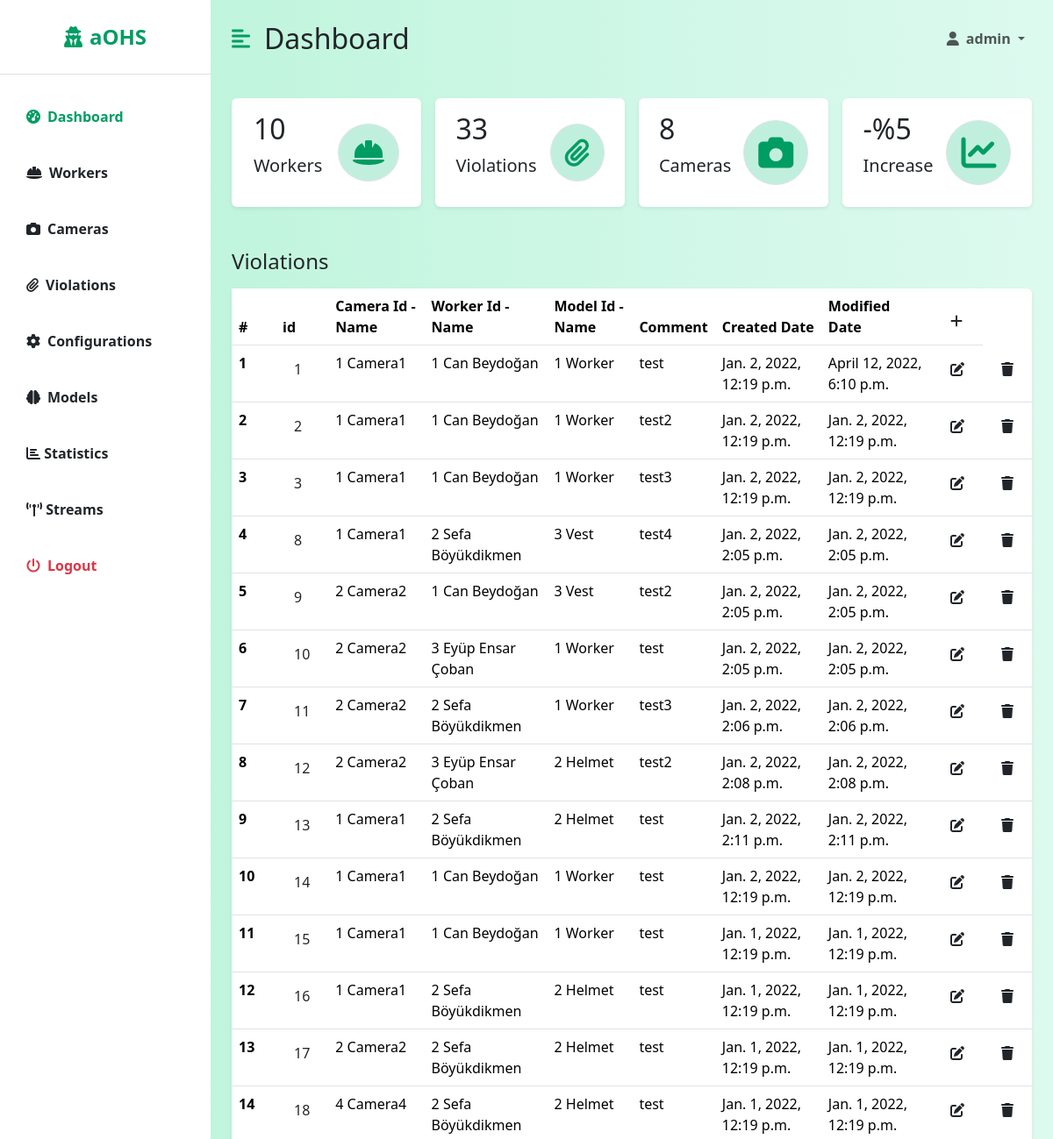
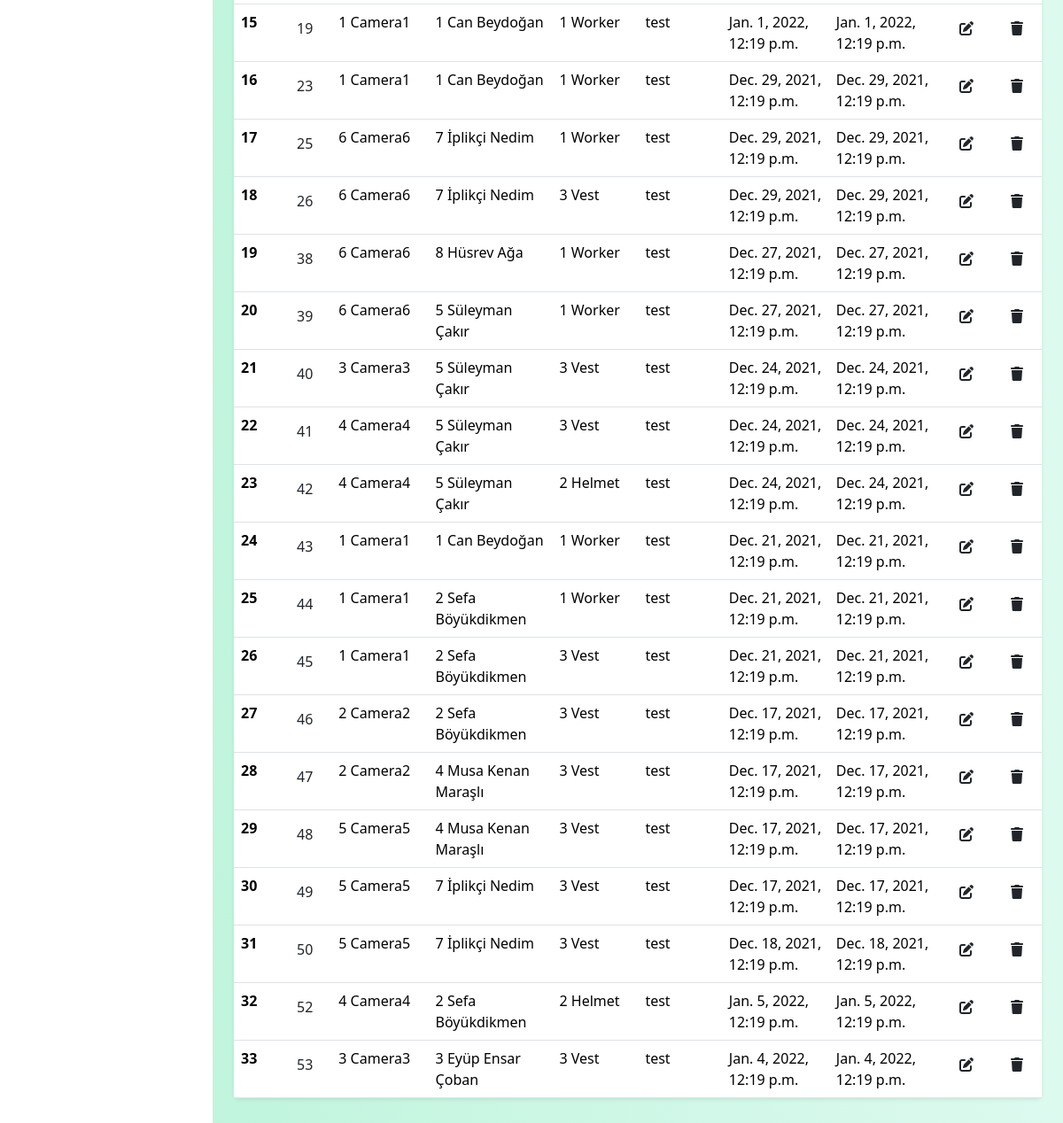
Page /dashboard/violations/ (signed in) on the committed database (2 pictures, top to bottom).
### backend/models.py (models this page shows, shortened)
class Violation(models.Model):
    id = models.AutoField(primary_key=True)
    cameraId = models.ForeignKey(Camera, on_delete=models.DO_NOTHING, null=False)
    workerId = models.ForeignKey(Worker, on_delete=models.DO_NOTHING, null=True)
    modelId = models.ForeignKey(Model, on_delete=models.SET_NULL, null=True)
    comment = models.CharField(max_length=250, null=True)
    valid = models.BooleanField(default=True, null=False)
    isNotified = models.BooleanField(default=False, null=False)
    capture = models.ImageField(null=True, blank=True)
    created = models.DateTimeField(auto_now_add=True)
    modified = models.DateTimeField(auto_now=True)

class Camera(models.Model):
    id = models.AutoField(primary_key=True)
    url = models.URLField(max_length=100)
    name = models.CharField(max_length=100, null=False)
    userId = models.ForeignKey(User, on_delete=models.DO_NOTHING, null=True)
    created = models.DateTimeField(auto_now_add=True)
    modified = models.DateTimeField(auto_now=True)
    active = models.BooleanField(default=False)
    def __str__(self):
        return str(self.id) + " " + str(self.name)

class Worker(models.Model):
    phone_regex = RegexValidator(regex=r'^\+905[0-9]{9}$',
                                 message="Phone number should be in '+905555555555' format")
    id = models.AutoField(primary_key=True)
    name = models.CharField(max_length=100, null=False)
    title = models.CharField(max_length=100, null=False)
    phone = models.CharField(validators=[phone_regex], max_length=17, unique=True, null=False)
    active = models.BooleanField(default=True, null=False)
    created = models.DateTimeField(auto_now_add=True)
    modified = models.DateTimeField(auto_now=True)
    def __str__(self):
        return str(self.id) + " " + str(self.name)

class Model(models.Model):
    id = models.AutoField(primary_key=True)
    name = models.CharField(max_length=100, null=False)
    path = models.CharField(max_length=100, null=False)
    created = models.DateTimeField(auto_now_add=True)
    modified = models.DateTimeField(auto_now=True)
    def __str__(self):
        return str(self.id) + " " + str(self.name)

### dashboard/views/violation_views.py (the view, shortened to what this page needs)
# urls.py: path('violations/', ViolationView.as_view()),
class ViolationView(LoginRequiredMixin, View, GetCountsMixin):
    login_url = '/login/'
    redirect_field_name = 'redirect_to'
    def get(self, request):
        headers = ['id', 'Camera Id - Name', 'Worker Id  - Name', 'Model Id  - Name', 'Comment', 'Created Date', 'Modified Date']
        data = Violation.objects.filter(valid=True)
        return render(request, 'dashboard/listViolation.html',
                      {'headers': headers, 'data': data, 'counts': super().get_counts()})

### dashboard/views/mixins.py (called while the page is built)
    def get_counts(self):
        counts = {
            'workers': Worker.objects.filter(active=True).count(),
            'violations': Violation.objects.filter(valid=True).count(),
            'cameras': Camera.objects.count(),
        }
        return counts

### dashboard/templates/dashboard/listViolation.html
{% extends 'dashboard/dashboard.html' %}
{% block table %}
    <h3 class="fs-4 mb-3">Violations</h3>
    <table class="table bg-white rounded shadow-sm  table-hover">
        <thead>
        <tr>
            <th scope="col" width="50">#</th>
            {% for header in headers %}
                <th scope="col">{{ header }}</th>
            {% endfor %}
            <th><a class="btn" href="/dashboard/violations/add/"><i class="fa fa-plus"></i></a></th>
        </tr>
        </thead>
        <tbody>
        {% for datum in data %}
            <tr>
                <th scope="row">{{ forloop.counter }}</th>
                <td><a class="btn" href="/dashboard/violations/{{ datum.id }}">{{ datum.id }}</a></td>
                <td>{{ datum.cameraId }}</td>
                <td>{{ datum.workerId }}</td>
                <td>{{ datum.modelId }}</td>
                <td>{{ datum.comment }}</td>
                <td>{{ datum.created }}</td>
                <td>{{ datum.modified }}</td>
                <th><a class="btn" href="/dashboard/violations/edit/{{ datum.id }}/"><i class="fa fa-edit"></i></a></th>
                <th><a class="btn" href="/dashboard/violations/delete/{{ datum.id }}/"><i class="fa fa-trash"></i></a>
                </th>
            </tr>
        {% endfor %}
        </tbody>
    </table>
{% endblock %}

### dashboard/templates/dashboard/dashboard.html (shortened to what this page needs)
{% extends 'base.html' %}
{% block dashboard %}
    <div class="d-flex" id="wrapper">
        <div class="bg-white" id="sidebar-wrapper">
            <div class="sidebar-heading text-center py-4 primary-text fs-4 fw-bold  border-bottom"><i
                    class="fas fa-user-secret me-2"></i>aOHS</div>
            <div class="list-group list-group-flush my-3">
                <a href="/dashboard/" class="list-group-item list-group-item-action bg-transparent second-text active"><i
                        class="fas fa-tachometer-alt me-2"></i>Dashboard</a>
                <a href="/dashboard/workers/" class="list-group-item list-group-item-action bg-transparent second-text fw-bold"><i
                        class="fas fa-hard-hat me-2"></i>Workers</a>
                <a href="/dashboard/cameras/" class="list-group-item list-group-item-action bg-transparent second-text fw-bold"><i
                        class="fas fa-camera me-2"></i>Cameras</a>
                <a href="/dashboard/violations/" class="list-group-item list-group-item-action bg-transparent second-text fw-bold"><i
                        class="fas fa-paperclip me-2"></i>Violations</a>
                <a href="/dashboard/configurations/" class="list-group-item list-group-item-action bg-transparent second-text fw-bold"><i
                        class="fas fa-cog me-2"></i>Configurations</a>
                <a href="/dashboard/models/" class="list-group-item list-group-item-action bg-transparent second-text fw-bold"><i
                        class="fas fa-brain me-2"></i>Models</a>
                <a href="/dashboard/statistics/" class="list-group-item list-group-item-action bg-transparent second-text fw-bold"><i
                        class="fa fa-bar-chart"></i> Statistics</a>
                <a href="/dashboard/streams/" class="list-group-item list-group-item-action bg-transparent second-text fw-bold"><i
                        class="fa fa-broadcast-tower fa-flip"></i> Streams</a>
                <a href="/logout" class="list-group-item list-group-item-action bg-transparent text-danger fw-bold"><i
                        class="fas fa-power-off me-2"></i>Logout</a>
            </div>
        </div>
        <div id="page-content-wrapper">
            <nav class="navbar navbar-expand-lg navbar-light bg-transparent py-4 px-4">
                <div class="d-flex align-items-center">
                    <i class="fas fa-align-left primary-text fs-4 me-3" id="menu-toggle"></i>
                    <h2 class="fs-2 m-0">Dashboard</h2>
                </div>
                <div class="collapse navbar-collapse" id="navbarSupportedContent">
                    <ul class="navbar-nav ms-auto mb-2 mb-lg-0">
                        <li class="nav-item dropdown">
                            <a class="nav-link dropdown-toggle second-text fw-bold" href="#" id="navbarDropdown"
                                role="button" data-bs-toggle="dropdown" aria-expanded="false">
                                <i class="fas fa-user me-2"></i>{{ user.username }}
                            </a>
                        </li>
                    </ul>
                </div>
            </nav>
            <div class="container-fluid px-4">
                <div class="row g-3 my-2">
                    <div class="col-md-3">
                        <div class="p-3 bg-white shadow-sm d-flex justify-content-around align-items-center rounded">
                            <div>
                                <h3 class="fs-2">{{ counts.workers }}</h3>
                                <p class="fs-5">Workers</p>
                            </div>
                            <i class="fas fa-hard-hat fs-2 primary-text border rounded-full secondary-bg p-3"></i>
                        </div>
                    </div>
                    <div class="col-md-3">
                        <div class="p-3 bg-white shadow-sm d-flex justify-content-around align-items-center rounded">
                            <div>
                                <h3 class="fs-2">{{ counts.violations }}</h3>
                                <p class="fs-5">Violations</p>
                            </div>
                            <i
                                class="fas fa-paperclip fs-2 primary-text border rounded-full secondary-bg p-3"></i>
                        </div>
                    </div>
                    <div class="col-md-3">
                        <div class="p-3 bg-white shadow-sm d-flex justify-content-around align-items-center rounded">
                            <div>
                                <h3 class="fs-2">{{ counts.cameras }}</h3>
                                <p class="fs-5">Cameras</p>
                            </div>
                            <i class="fas fa-camera  fs-1 primary-text border rounded-full secondary-bg p-3"></i>
                        </div>
                    </div>
                    <div class="col-md-3">
                        <div class="p-3 bg-white shadow-sm d-flex justify-content-around align-items-center rounded">
                            <div>
                                <h3 class="fs-2">-%5</h3>
                                <p class="fs-5">Increase</p>
                            </div>
                            <i class="fas fa-chart-line fs-1 primary-text border rounded-full secondary-bg p-3"></i>
                        </div>
                    </div>
                </div>
                <div class="row my-5">
                    <div class="col">
                        {% block table %}
                        {% endblock %}
                    </div>
                </div>
            </div>
        </div>
    </div>
{% endblock %}

### templates/base.html (style rules this page uses)
:root { --main-bg-color: #009d63; --main-text-color: #009d63; --second-text-color: #bbbec5; --second-bg-color: #c1efde; }
.primary-text { color: var(--main-text-color); }
.secondary-bg { background-color: var(--second-bg-color); }
.rounded-full { border-radius: 100%; }
#wrapper { overflow-x: hidden; background-image: linear-gradient( to right, #baf3d7, #c2f5de, #cbf7e4, #d4f8ea, #ddfaef ); }
#sidebar-wrapper { min-height: 100vh; margin-left: -15rem; transition: margin 0.25s ease-out; }
#sidebar-wrapper .sidebar-heading { padding: 0.875rem 1.25rem; font-size: 1.2rem; }
#sidebar-wrapper .list-group { width: 15rem; }
#page-content-wrapper { min-width: 100vw; }
#menu-toggle { cursor: pointer; }
.list-group-item { border: none; padding: 20px 30px; }
.list-group-item.active { background-color: transparent; color: var(--main-text-color); font-weight: bold; border: none; }
@media (min-width: 768px) { #sidebar-wrapper { margin-left: 0; } }
@media (min-width: 768px) { #page-content-wrapper { min-width: 0; width: 100%; } }

### rows in the picture
Violation: id "1", cameraId "1 Camera1", workerId "1 Can Beydoğan", modelId "1 Worker", comment "test", created "Jan. 2, 2022, 12:19 p.m.", modified "April 12, 2022, 6:10 p.m."
Violation: id "2", cameraId "1 Camera1", workerId "1 Can Beydoğan", modelId "1 Worker", comment "test2", created "Jan. 2, 2022, 12:19 p.m.", modified "Jan. 2, 2022, 12:19 p.m."
Violation: id "3", cameraId "1 Camera1", workerId "1 Can Beydoğan", modelId "1 Worker", comment "test3", created "Jan. 2, 2022, 12:19 p.m.", modified "Jan. 2, 2022, 12:19 p.m."
Violation: id "8", cameraId "1 Camera1", workerId "2 Sefa Böyükdikmen", modelId "3 Vest", comment "test4", created "Jan. 2, 2022, 2:05 p.m.", modified "Jan. 2, 2022, 2:05 p.m."
Violation: id "9", cameraId "2 Camera2", workerId "1 Can Beydoğan", modelId "3 Vest", comment "test2", created "Jan. 2, 2022, 2:05 p.m.", modified "Jan. 2, 2022, 2:05 p.m."
Violation: id "10", cameraId "2 Camera2", workerId "3 Eyüp Ensar Çoban", modelId "1 Worker", comment "test", created "Jan. 2, 2022, 2:05 p.m.", modified "Jan. 2, 2022, 2:05 p.m."
Violation: id "11", cameraId "2 Camera2", workerId "2 Sefa Böyükdikmen", modelId "1 Worker", comment "test3", created "Jan. 2, 2022, 2:06 p.m.", modified "Jan. 2, 2022, 2:06 p.m."
Violation: id "12", cameraId "2 Camera2", workerId "3 Eyüp Ensar Çoban", modelId "2 Helmet", comment "test2", created "Jan. 2, 2022, 2:08 p.m.", modified "Jan. 2, 2022, 2:08 p.m."
Violation: id "13", cameraId "1 Camera1", workerId "2 Sefa Böyükdikmen", modelId "2 Helmet", comment "test", created "Jan. 2, 2022, 2:11 p.m.", modified "Jan. 2, 2022, 2:11 p.m."
Violation: id "14", cameraId "1 Camera1", workerId "1 Can Beydoğan", modelId "1 Worker", comment "test", created "Jan. 2, 2022, 12:19 p.m.", modified "Jan. 2, 2022, 12:19 p.m."
Violation: id "15", cameraId "1 Camera1", workerId "1 Can Beydoğan", modelId "1 Worker", comment "test", created "Jan. 1, 2022, 12:19 p.m.", modified "Jan. 1, 2022, 12:19 p.m."
Violation: id "16", cameraId "1 Camera1", workerId "2 Sefa Böyükdikmen", modelId "2 Helmet", comment "test", created "Jan. 1, 2022, 12:19 p.m.", modified "Jan. 1, 2022, 12:19 p.m."
Violation: id "17", cameraId "2 Camera2", workerId "2 Sefa Böyükdikmen", modelId "2 Helmet", comment "test", created "Jan. 1, 2022, 12:19 p.m.", modified "Jan. 1, 2022, 12:19 p.m."
Violation: id "18", cameraId "4 Camera4", workerId "2 Sefa Böyükdikmen", modelId "2 Helmet", comment "test", created "Jan. 1, 2022, 12:19 p.m.", modified "Jan. 1, 2022, 12:19 p.m."
Violation: id "19", cameraId "1 Camera1", workerId "1 Can Beydoğan", modelId "1 Worker", comment "test", created "Jan. 1, 2022, 12:19 p.m.", modified "Jan. 1, 2022, 12:19 p.m."
Violation: id "23", cameraId "1 Camera1", workerId "1 Can Beydoğan", modelId "1 Worker", comment "test", created "Dec. 29, 2021, 12:19 p.m.", modified "Dec. 29, 2021, 12:19 p.m."
Violation: id "25", cameraId "6 Camera6", workerId "7 İplikçi Nedim", modelId "1 Worker", comment "test", created "Dec. 29, 2021, 12:19 p.m.", modified "Dec. 29, 2021, 12:19 p.m."
Violation: id "26", cameraId "6 Camera6", workerId "7 İplikçi Nedim", modelId "3 Vest", comment "test", created "Dec. 29, 2021, 12:19 p.m.", modified "Dec. 29, 2021, 12:19 p.m."
Violation: id "38", cameraId "6 Camera6", workerId "8 Hüsrev Ağa", modelId "1 Worker", comment "test", created "Dec. 27, 2021, 12:19 p.m.", modified "Dec. 27, 2021, 12:19 p.m."
Violation: id "39", cameraId "6 Camera6", workerId "5 Süleyman Çakır", modelId "1 Worker", comment "test", created "Dec. 27, 2021, 12:19 p.m.", modified "Dec. 27, 2021, 12:19 p.m."
Violation: id "40", cameraId "3 Camera3", workerId "5 Süleyman Çakır", modelId "3 Vest", comment "test", created "Dec. 24, 2021, 12:19 p.m.", modified "Dec. 24, 2021, 12:19 p.m."
Violation: id "41", cameraId "4 Camera4", workerId "5 Süleyman Çakır", modelId "3 Vest", comment "test", created "Dec. 24, 2021, 12:19 p.m.", modified "Dec. 24, 2021, 12:19 p.m."
Violation: id "42", cameraId "4 Camera4", workerId "5 Süleyman Çakır", modelId "2 Helmet", comment "test", created "Dec. 24, 2021, 12:19 p.m.", modified "Dec. 24, 2021, 12:19 p.m."
Violation: id "43", cameraId "1 Camera1", workerId "1 Can Beydoğan", modelId "1 Worker", comment "test", created "Dec. 21, 2021, 12:19 p.m.", modified "Dec. 21, 2021, 12:19 p.m."
Violation: id "44", cameraId "1 Camera1", workerId "2 Sefa Böyükdikmen", modelId "1 Worker", comment "test", created "Dec. 21, 2021, 12:19 p.m.", modified "Dec. 21, 2021, 12:19 p.m."
Violation: id "45", cameraId "1 Camera1", workerId "2 Sefa Böyükdikmen", modelId "3 Vest", comment "test", created "Dec. 21, 2021, 12:19 p.m.", modified "Dec. 21, 2021, 12:19 p.m."
Violation: id "46", cameraId "2 Camera2", workerId "2 Sefa Böyükdikmen", modelId "3 Vest", comment "test", created "Dec. 17, 2021, 12:19 p.m.", modified "Dec. 17, 2021, 12:19 p.m."
Violation: id "47", cameraId "2 Camera2", workerId "4 Musa Kenan Maraşlı", modelId "3 Vest", comment "test", created "Dec. 17, 2021, 12:19 p.m.", modified "Dec. 17, 2021, 12:19 p.m."
Violation: id "48", cameraId "5 Camera5", workerId "4 Musa Kenan Maraşlı", modelId "3 Vest", comment "test", created "Dec. 17, 2021, 12:19 p.m.", modified "Dec. 17, 2021, 12:19 p.m."
Violation: id "49", cameraId "5 Camera5", workerId "7 İplikçi Nedim", modelId "3 Vest", comment "test", created "Dec. 17, 2021, 12:19 p.m.", modified "Dec. 17, 2021, 12:19 p.m."
Violation: id "50", cameraId "5 Camera5", workerId "7 İplikçi Nedim", modelId "3 Vest", comment "test", created "Dec. 18, 2021, 12:19 p.m.", modified "Dec. 18, 2021, 12:19 p.m."
Violation: id "52", cameraId "4 Camera4", workerId "2 Sefa Böyükdikmen", modelId "2 Helmet", comment "test", created "Jan. 5, 2022, 12:19 p.m.", modified "Jan. 5, 2022, 12:19 p.m."
Violation: id "53", cameraId "3 Camera3", workerId "3 Eyüp Ensar Çoban", modelId "3 Vest", comment "test", created "Jan. 4, 2022, 12:19 p.m.", modified "Jan. 4, 2022, 12:19 p.m."

### other values in the picture
{{ user.username }} "admin"
{{ counts.workers }} "10"
{{ counts.violations }} "33"
{{ counts.cameras }} "8"
{{ header }} "id" "Camera Id - Name" "Worker Id - Name" "Model Id - Name" "Comment" "Created Date" "Modified Date"
